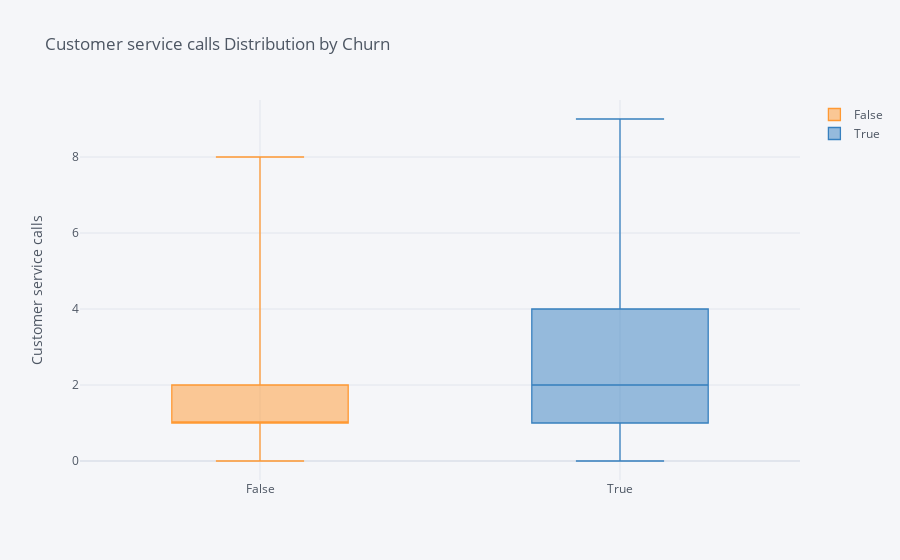

The notebook cell saved with this chart:
### Code cell
df.pivot(columns='Churn', values='Customer service calls').iplot(
        kind='box',
        yTitle='Customer service calls',
        title='Customer service calls Distribution by Churn')

### Figure 1 — Plotly figure (JSON) as saved in the notebook; plotly's stock layout.template omitted (floating-point values rounded to 4 significant figures; data arrays with more than 128 entries replaced by an {"elided": "..."} marker saying what was removed)
{"data": [{"boxpoints": false, "line": {"width": 1.3}, "marker": {"color": "rgba(255, 153, 51, 1.0)"}, "name": "False", "orientation": "v", "type": "box", "y": {"elided": "3333 int values"}}, {"boxpoints": false, "line": {"width": 1.3}, "marker": {"color": "rgba(55, 128, 191, 1.0)"}, "name": "True", "orientation": "v", "type": "box", "y": {"elided": "3333 int values"}}], "layout": {"legend": {"bgcolor": "#F5F6F9", "font": {"color": "#4D5663"}}, "paper_bgcolor": "#F5F6F9", "plot_bgcolor": "#F5F6F9", "title": {"font": {"color": "#4D5663"}, "text": "Customer service calls Distribution by Churn"}, "xaxis": {"gridcolor": "#E1E5ED", "showgrid": true, "tickfont": {"color": "#4D5663"}, "title": {"font": {"color": "#4D5663"}, "text": ""}, "zerolinecolor": "#E1E5ED"}, "yaxis": {"gridcolor": "#E1E5ED", "showgrid": true, "tickfont": {"color": "#4D5663"}, "title": {"font": {"color": "#4D5663"}, "text": "Customer service calls"}, "zerolinecolor": "#E1E5ED"}}}
